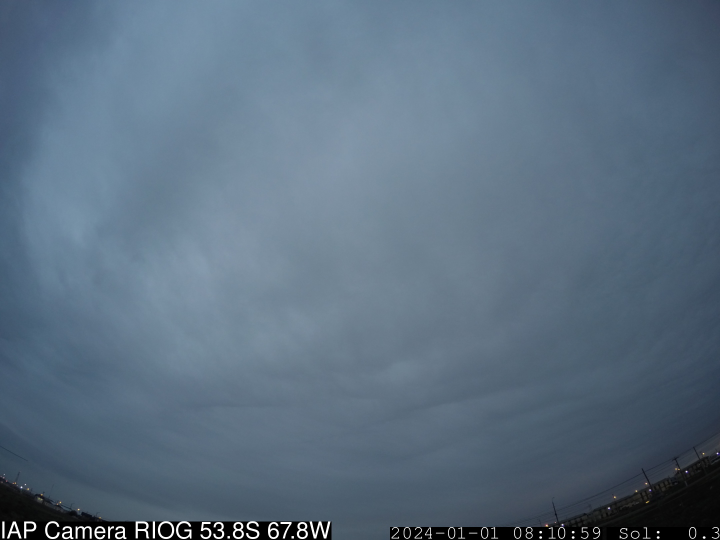
#> input picture 01.Data/01.Raw/imagenes_nubes_2024_Original/2024-01010532.jpg, 1440 x 1080 px (shown at 1/2 size); its folder holds only this picture in this run
$ python -i ClasificarOctasNubocidadCielo.py   (imports and definitions only)
#> lines starting #> are read from the running program, lines starting #| are printed output that depends on the picture; after the words box and inside, x2 and y2 are one past the last pixel; in counts of white or black regions, pixels touching at a corner belong together
import cv2
import numpy as np
import os
import csv

#Ruta base en C:\
base_folder = r"C:\imagenes_oscuro_claro_nubes"
output_base = r"C:\imagenes_etiquetadas_nivel_octa"
folders = {
    "claro": "imagenes_claro",
    "oscuro": "imagenes_oscuro"
}
output_csv = os.path.join(output_base, "etiquetas_nubosidad.csv")

#Creamos estructura de carpetas en C:\
# [4 lines not run here, left out]

#Leemos imágenes ya procesadas desde el CSV
imagenes_procesadas = set()
# [7 lines not run here, left out]

#Damos Rangos HSV
lower_white_dia = np.array([0, 0, 120])
upper_white_dia = np.array([180, 70, 255])

lower_white_noche = np.array([0, 0, 30])
upper_white_noche = np.array([180, 140, 255])

#Metodo para calcular porcentaje de nubosidad y generar máscara
def porcentaje_nubosidad(img_path, noche=False):
#> called with noche = False
    img = cv2.imread(img_path)
#> img is the input picture: shape (1080, 1440, 3); mean B, G, R 128.6, 110.7, 91.5
    if img is None:
        print(f"No se pudo leer la imagen: {img_path}")
        return 0, None

    height, width = img.shape[:2]
#> height = 1080; width = 1440
    new_width = 640
    scale = new_width / width
#> scale = 0.444
    new_height = int(height * scale)
#> new_height = 480
    img_resized = cv2.resize(img, (new_width, new_height))
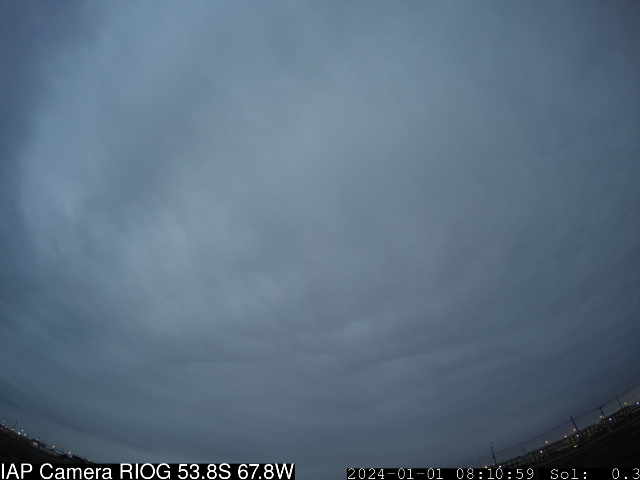
#> img_resized: shape (480, 640, 3); mean B, G, R 128.5, 110.7, 91.5

    exclude_height = int(new_height * 0.2)
#> exclude_height = 96
    img_cropped = img_resized[:new_height - exclude_height, :]
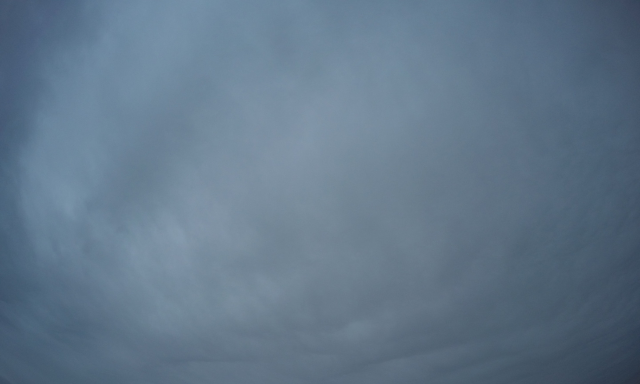
#> img_cropped: shape (384, 640, 3); mean B, G, R 138.5, 119.2, 98.2

    hsv = cv2.cvtColor(img_cropped, cv2.COLOR_BGR2HSV)
#> hsv: shape (384, 640, 3); mean H, S, V 104.3, 75.2, 138.5
    lower_white = lower_white_noche if noche else lower_white_dia
    upper_white = upper_white_noche if noche else upper_white_dia
    mask = cv2.inRange(hsv, lower_white, upper_white)
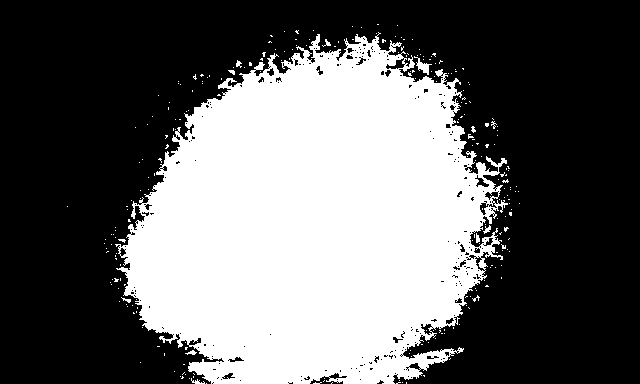
#> mask: shape (384, 640); 39% white; 257 white regions (244 under 20 px), largest, box (x1, y1, x2, y2) and area: (115, 32, 508, 384) 94796, (414, 56, 432, 75) 119, (191, 378, 205, 384) 35

    nube_pixels = np.sum(mask > 0)
#> nube_pixels = 95843
    total_pixels = mask.size
#> total_pixels = 245760
    porcentaje = nube_pixels / total_pixels * 100
#> porcentaje = 39
    return porcentaje, img_resized

#Conversión de porcentaje a octas
def porcentaje_a_octa(p):
    if p <= 0: return 0
    elif p <= 12: return 1
    elif p <= 25: return 2
    elif p <= 38: return 3
    elif p <= 50: return 4
    elif p <= 63: return 5
    elif p <= 75: return 6
    elif p <= 88: return 7
    else: return 8

#Procesamos ambas carpetas
# [35 lines not run here, left out]

>>> result = porcentaje_nubosidad('../../../../01.Data/01.Raw/imagenes_nubes_2024_Original/2024-01010532.jpg')

$ run again, on 01.Data/01.Raw/imagenes_nubes_2024_Original/2024-01012232.jpg
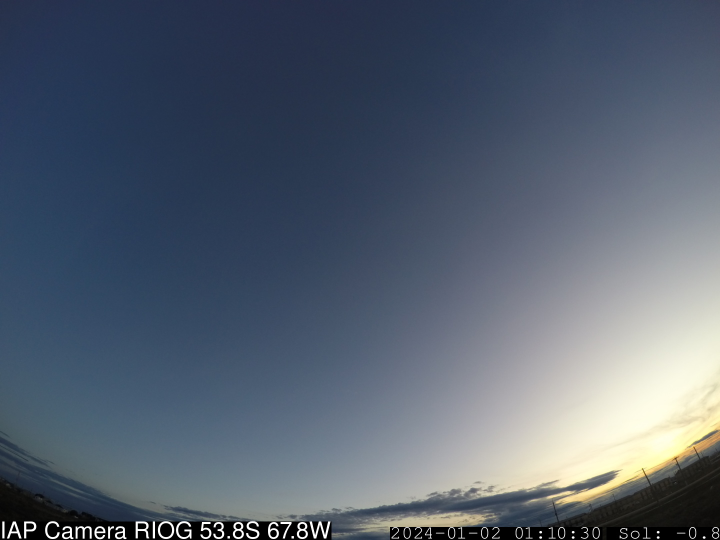
#> input picture 01.Data/01.Raw/imagenes_nubes_2024_Original/2024-01012232.jpg, 1440 x 1080 px (shown at 1/2 size)
#> in porcentaje_nubosidad, img is the input picture: shape (1080, 1440, 3); mean B, G, R 111.7, 96.6, 85.7
#> in porcentaje_nubosidad, `img_cropped = img_resized[:new_height - exclude_height, :]`:
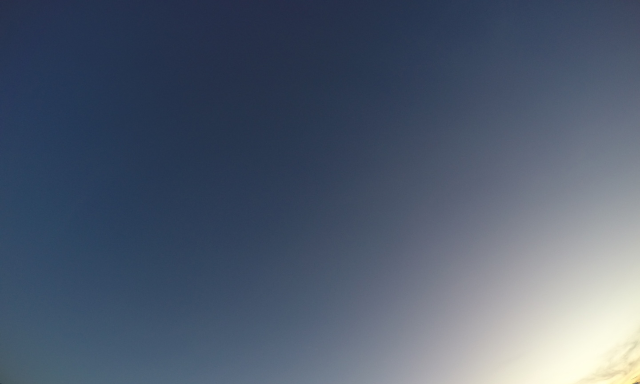
#> img_cropped: shape (384, 640, 3); mean B, G, R 111.1, 92, 79.7
#> hsv: shape (384, 640, 3); mean H, S, V 103.2, 89.7, 112.4
#> in porcentaje_nubosidad, `mask = cv2.inRange(hsv, lower_white, upper_white)`:
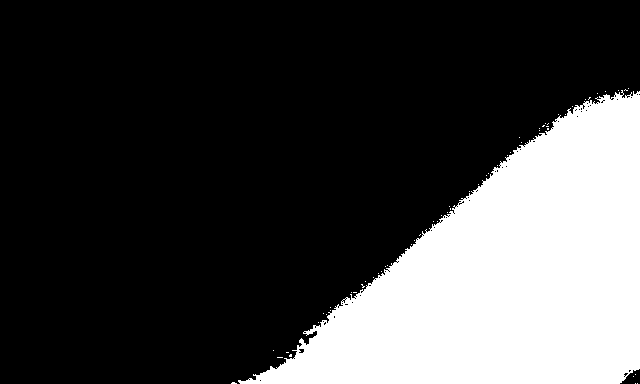
#> mask: shape (384, 640); 25.9% white; 59 white regions (58 under 20 px), largest, box (x1, y1, x2, y2) and area: (238, 90, 640, 384) 63585
#> nube_pixels = 63691
#> porcentaje = 25.92

$ run again, on 01.Data/01.Raw/imagenes_nubes_2024_Original/2024-01180322.jpg
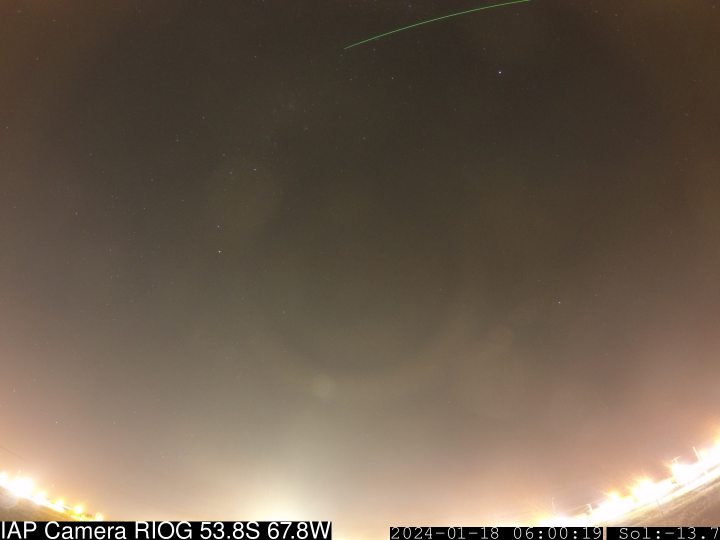
#> input picture 01.Data/01.Raw/imagenes_nubes_2024_Original/2024-01180322.jpg, 1440 x 1080 px (shown at 1/2 size)
#> in porcentaje_nubosidad, img is the input picture: shape (1080, 1440, 3); mean B, G, R 78.1, 93.3, 108.2
#> in porcentaje_nubosidad, `img_cropped = img_resized[:new_height - exclude_height, :]`:
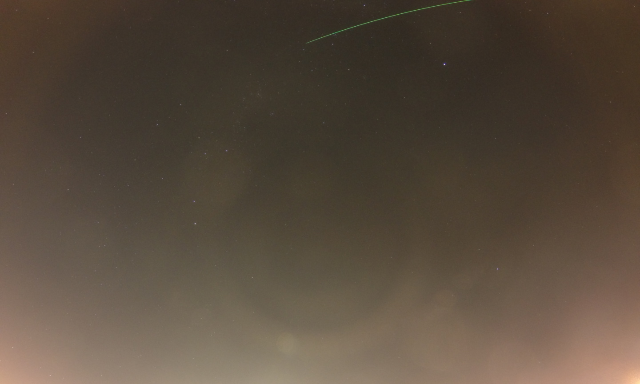
#> img_cropped: shape (384, 640, 3); mean B, G, R 61.8, 75.6, 88.7
#> hsv: shape (384, 640, 3); mean H, S, V 15.9, 79.2, 88.7
#> in porcentaje_nubosidad, `mask = cv2.inRange(hsv, lower_white, upper_white)`:
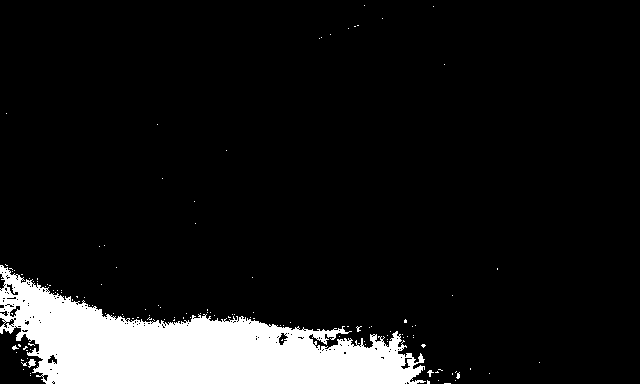
#> mask: shape (384, 640); 10.2% white; 128 white regions (125 under 20 px), largest, box (x1, y1, x2, y2) and area: (0, 265, 426, 384) 24732, (28, 359, 36, 368) 44, (427, 370, 434, 377) 22
#> nube_pixels = 25095
#> porcentaje = 10.21

$ run again, on 01.Data/01.Raw/imagenes_nubes_2024_Original/2024-01220452.jpg
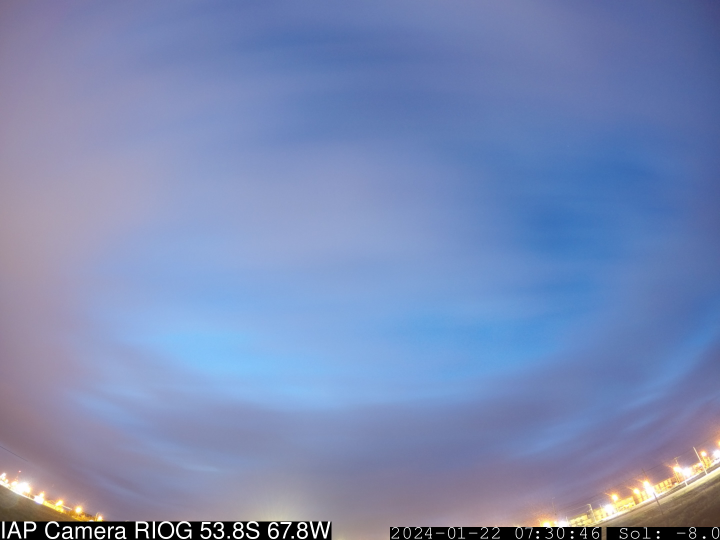
#> input picture 01.Data/01.Raw/imagenes_nubes_2024_Original/2024-01220452.jpg, 1440 x 1080 px (shown at 1/2 size)
#> in porcentaje_nubosidad, img is the input picture: shape (1080, 1440, 3); mean B, G, R 181.2, 138.2, 121.6
#> in porcentaje_nubosidad, `img_cropped = img_resized[:new_height - exclude_height, :]`:
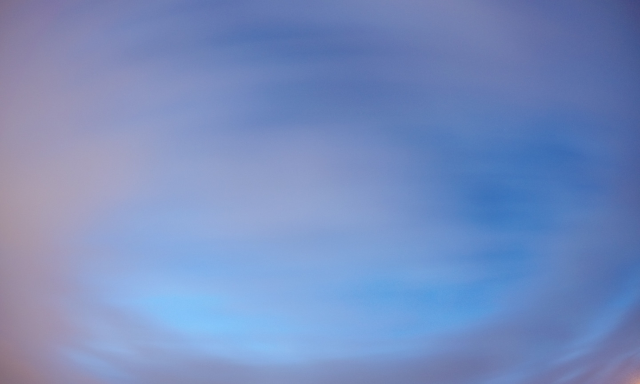
#> img_cropped: shape (384, 640, 3); mean B, G, R 191, 141.1, 118.5
#> hsv: shape (384, 640, 3); mean H, S, V 113.3, 97.9, 191
#> in porcentaje_nubosidad, `mask = cv2.inRange(hsv, lower_white, upper_white)`:
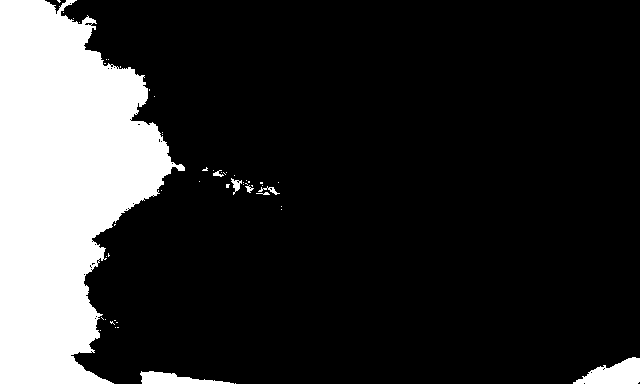
#> mask: shape (384, 640); 18.9% white; 52 white regions (44 under 20 px), largest, box (x1, y1, x2, y2) and area: (0, 0, 185, 384) 44303, (573, 357, 640, 384) 1115, (140, 371, 234, 384) 660
#> nube_pixels = 46420
#> porcentaje = 18.89
